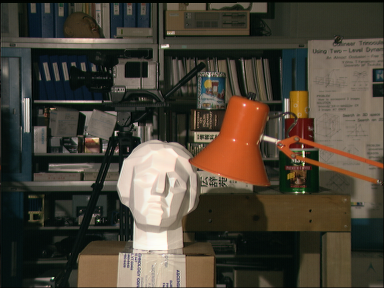
#> input picture codigo/codigosCurso/2 opencv/histogramas/aaa.png, 384 x 288 px
$ python eqHisto.py
#> lines starting #> are read from the running program, lines starting #| are printed output that depends on the picture
# -*- coding: utf-8 -*-
"""
Created on Sun Sep 26 13:35:01 2021

@author: Jesus-Mtz
"""

import numpy as np
from matplotlib import pyplot as plt
import cv2

# [20 lines of commented-out code are left out]


img = cv2.imread("aaa.png", 0) ## leemos la imagen de entrada y la guardamos en la variable img
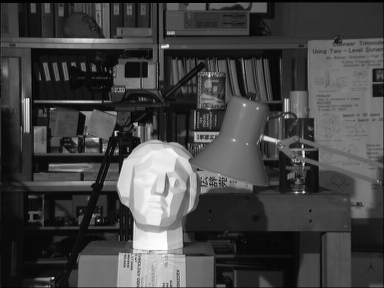
#> img: shape (288, 384); min 0, max 253, mean 67.8
clahe = cv2.createCLAHE(clipLimit = 5.0 , tileGridSize = (8,8)) ##creamos la configuración  para el algoritmo
##CLAHE con un humbral de 1.0 y un kernel de 8 x 8

cl1 = clahe.apply(img) ## aplicamos el metodo a la imagen de entrada
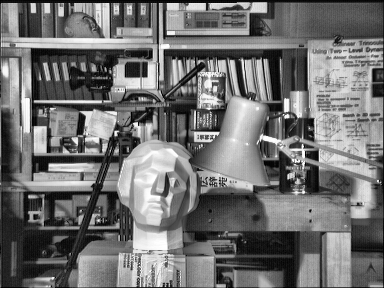
#> cl1: shape (288, 384); min 0, max 255, mean 112.6
res = np.hstack((img,cl1)) ##concatenamos la imagen de entrada con la imagen equializada
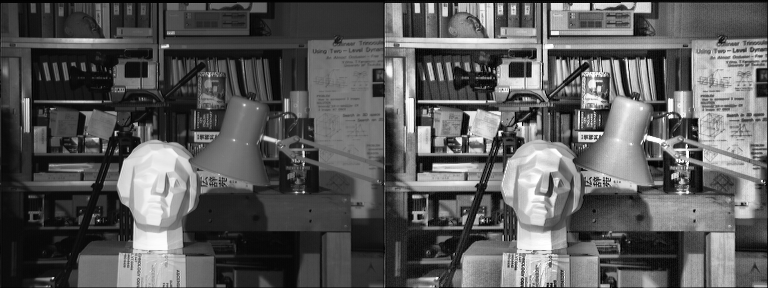
#> res: shape (288, 768); min 0, max 255, mean 90.2

cv2.namedWindow("resultado", cv2.WINDOW_NORMAL)#construimos nuestra ventana donde se mostrara la imagen
cv2.imshow("resultado", res) ##mostramos la imagen concatenada
cv2.waitKey()
cv2.destroyAllWindows()

hist, bins = np.histogram(img.flatten(), 256, [0,256])
#> hist = 256 values, max 2388 at index 12, min 0 at index 254, mean 432; bins = 257 values from 0 to 256
plt.hist(img.flatten(), 256, [0,256], color = 'b')
plt.xlim([0,256])
plt.legend('H', loc = 'upper left')
plt.show()
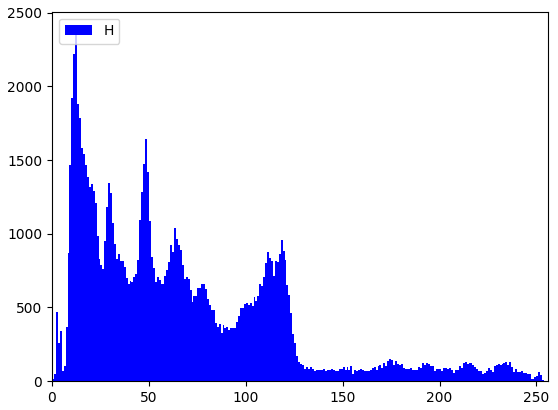
#> figure drawn by matplotlib, 1 panel; tallest bar 2388 high, from x = 12 to 13

hist, bins = np.histogram(cl1.flatten(), 256, [0,256])
#> hist = 256 values, max 831 at index 35, min 11 at index 0, mean 432
plt.hist(cl1.flatten(), 256, [0,256], color = 'b')
plt.xlim([0,256])
plt.legend('H', loc = 'upper left')
plt.show()
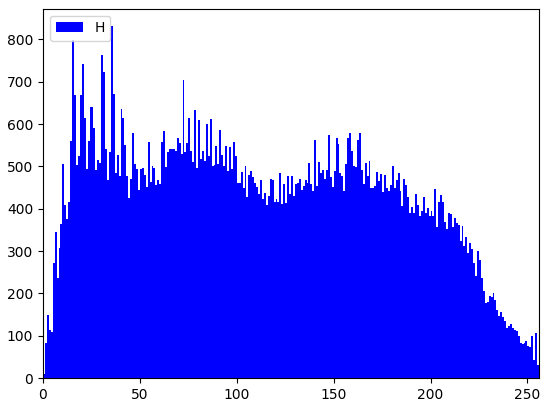
#> figure drawn by matplotlib, 1 panel; tallest bar 831 high, from x = 35 to 36
